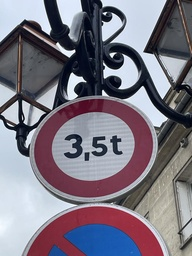
#> input picture data/val/images/0846.jpg, 192 x 256 px, shrunk from 750 x 1000 before the run, found by its file name
$ python selective_search.py
#> lines starting #> are read from the running program, lines starting #| are printed output that depends on the picture
import cv2
import matplotlib.pyplot as plt

def selective_search(image, visualize=True, visulize_count=100):
    # Convert image to BGR format for OpenCV
    image_bgr = cv2.cvtColor(image, cv2.COLOR_RGB2BGR)

    # Initialiser la recherche sélective
    ss = cv2.ximgproc.segmentation.createSelectiveSearchSegmentation()
    ss.setBaseImage(image_bgr)

    # Utiliser la recherche sélective en mode rapide (ou en mode qualité)
    ss.switchToSelectiveSearchFast()  # Pour la recherche rapide
    # ss.switchToSelectiveSearchQuality()  # Pour une recherche plus précise

    # Obtenir les régions candidates
    roi = ss.process()

    if visualize:
        # Dessiner les régions candidates sur l'image
        for (x, y, w, h) in roi[:visulize_count]:  # Limiter à 100 régions pour la visualisation
            cv2.rectangle(image_bgr, (x, y), (x + w, y + h), (0, 255, 0), 2)

        # Convertir l'image BGR en RGB pour Matplotlib
        image_rgb = cv2.cvtColor(image_bgr, cv2.COLOR_BGR2RGB)

        # Afficher l'image avec les régions candidates
        plt.figure(figsize=(10, 10))
        plt.imshow(image_rgb)
        plt.axis('off')  # Cacher les axes pour une meilleure visualisation
        plt.show()

    return roi

img = cv2.imread("./data/val/images/0846.jpg")
#> img is the input picture: shape (256, 192, 3); mean B, G, R 130.3, 117.9, 123.2
img_rgb = cv2.cvtColor(img, cv2.COLOR_BGR2RGB)  # Assurer que l'image est en RGB
result = selective_search(img_rgb)
#> after the loop in selective_search, `for (x, y, w, h) in roi[:visulize_count]:`:
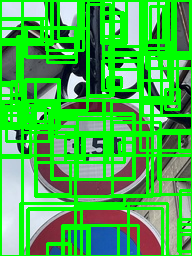
#> image_bgr: shape (256, 192, 3); mean B, G, R 71.4, 183.6, 68
#> result = 624 rows, first 6: [101, 21, 22, 22], [0, 39, 20, 56], [0, 85, 16, 21], [36, 162, 34, 32], [180, 190, 12, 34], [158, 0, 32, 55]

$ run again, with data/val/images/0004.jpg copied over data/val/images/0846.jpg
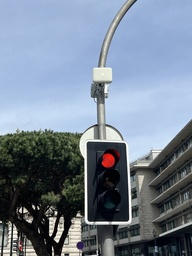
#> input picture data/val/images/0004.jpg, 192 x 256 px, shrunk from 750 x 1000 before the run, found by its file name
#> img is the input picture: shape (256, 192, 3); mean B, G, R 147.4, 131.3, 118.4
#> after the loop in selective_search, `for (x, y, w, h) in roi[:visulize_count]:`:
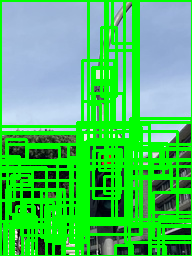
#> image_bgr: shape (256, 192, 3); mean B, G, R 97.1, 196.7, 74.3
#> result = 449 rows, first 6: [130, 118, 62, 48], [94, 93, 17, 47], [0, 171, 14, 29], [159, 220, 33, 16], [150, 148, 42, 64], [25, 202, 22, 22]

$ run again, with data/val/images/0039.jpg copied over data/val/images/0846.jpg
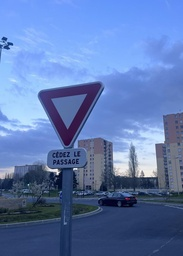
#> input picture data/val/images/0039.jpg, 183 x 256 px, shrunk from 715 x 1000 before the run, found by its file name
#> img is the input picture: shape (256, 183, 3); mean B, G, R 176.4, 122, 94.4
#> after the loop in selective_search, `for (x, y, w, h) in roi[:visulize_count]:`:
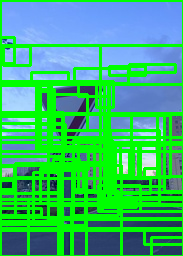
#> image_bgr: shape (256, 183, 3); mean B, G, R 110.9, 184.9, 57.1
#> result = 333 rows, first 6: [33, 192, 29, 29], [94, 139, 13, 52], [0, 0, 183, 137], [48, 130, 111, 73], [0, 85, 50, 45], [0, 113, 50, 17]

$ run again, with data/val/images/0045.jpg copied over data/val/images/0846.jpg
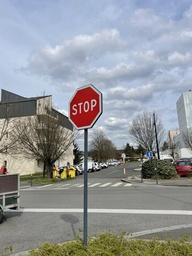
#> input picture data/val/images/0045.jpg, 192 x 256 px, shrunk from 750 x 1000 before the run, found by its file name
#> img is the input picture: shape (256, 192, 3); mean B, G, R 153.1, 150, 146.6
#> after the loop in selective_search, `for (x, y, w, h) in roi[:visulize_count]:`:
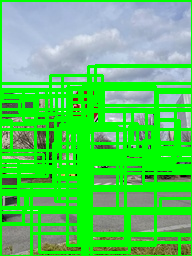
#> image_bgr: shape (256, 192, 3); mean B, G, R 95.4, 204.2, 86
#> result = 551 rows, first 6: [90, 186, 102, 23], [157, 119, 19, 28], [0, 193, 83, 31], [157, 90, 35, 75], [84, 110, 71, 40], [0, 91, 36, 33]
